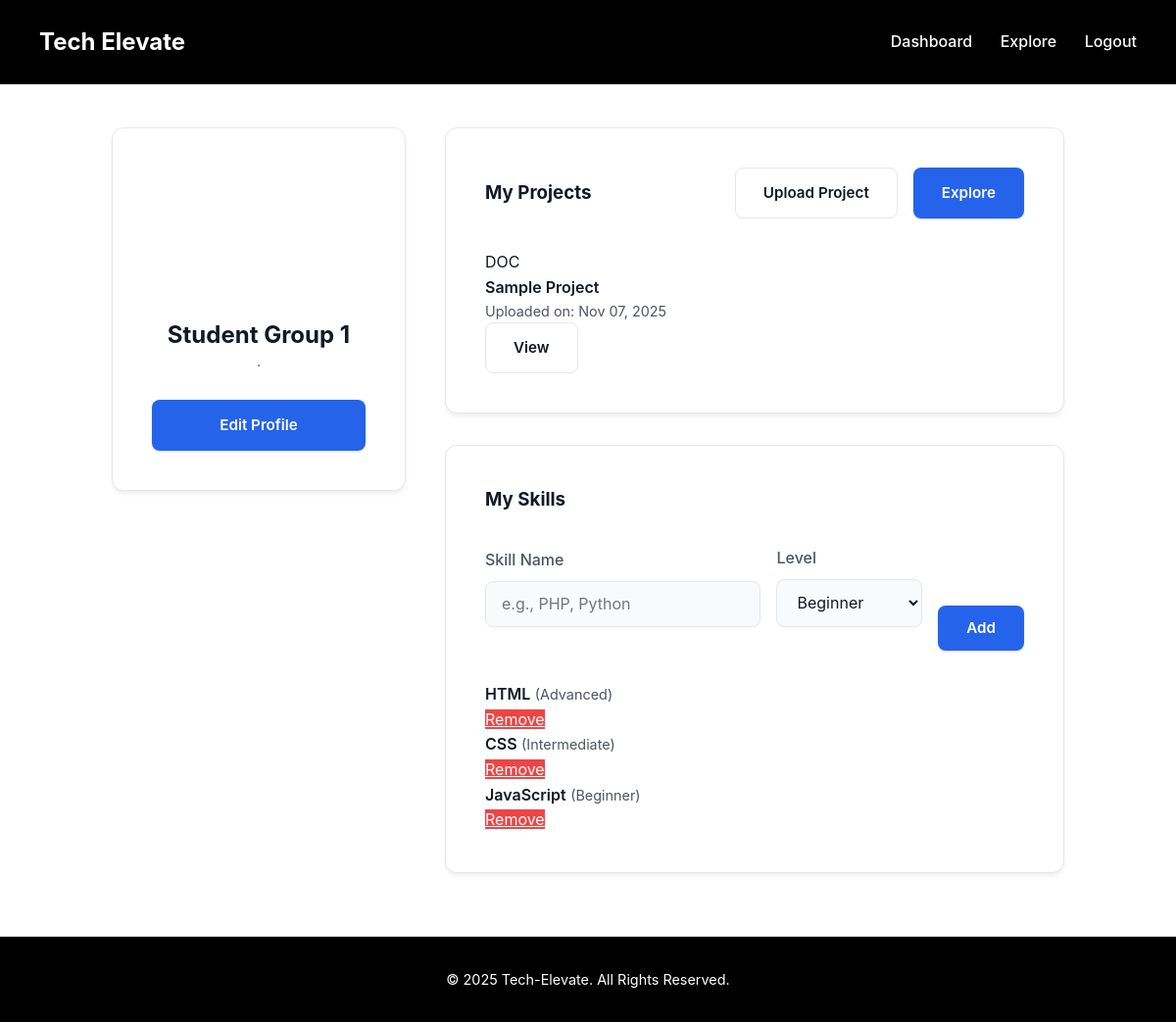
The app's page /dashboard.php (signed in) with its own data.
### tables this page shows
CREATE TABLE users (
  id INT AUTO_INCREMENT PRIMARY KEY,
  name VARCHAR(150) NOT NULL,
  email VARCHAR(150) NOT NULL UNIQUE,
  password VARCHAR(255) NOT NULL,
  role ENUM('admin','student') DEFAULT 'student',
  photo VARCHAR(255) DEFAULT NULL,
  course VARCHAR(150) DEFAULT NULL,
  year_level VARCHAR(100) DEFAULT NULL,
  about TEXT DEFAULT NULL,
  status ENUM('active','inactive') DEFAULT 'active',
  reset_token VARCHAR(255) DEFAULT NULL,
  reset_expires DATETIME DEFAULT NULL,
  created_at TIMESTAMP DEFAULT CURRENT_TIMESTAMP,
  updated_at TIMESTAMP DEFAULT CURRENT_TIMESTAMP ON UPDATE CURRENT_TIMESTAMP
);

CREATE TABLE projects (
  id INT AUTO_INCREMENT PRIMARY KEY,
  user_id INT NOT NULL,
  project_title VARCHAR(255) NOT NULL,
  project_description TEXT,
  filename VARCHAR(255) DEFAULT NULL,
  uploaded_at TIMESTAMP DEFAULT CURRENT_TIMESTAMP,
  FOREIGN KEY (user_id) REFERENCES users(id) ON DELETE CASCADE
);

CREATE TABLE skills (
  id INT AUTO_INCREMENT PRIMARY KEY,
  user_id INT NOT NULL,
  skill_name VARCHAR(100) NOT NULL,
  skill_level ENUM('Beginner','Intermediate','Advanced') DEFAULT 'Beginner',
  created_at TIMESTAMP DEFAULT CURRENT_TIMESTAMP,
  FOREIGN KEY (user_id) REFERENCES users(id) ON DELETE CASCADE
);

### dashboard.php (the view, shortened to what this page needs)
<?php
require 'db_connect.php';
$uid = (int)$_SESSION['user_id'];
$user = $conn->query("SELECT id,name,email,photo,course,year_level,about FROM users WHERE id=$uid")->fetch_assoc();
$projects = $conn->query("SELECT * FROM projects WHERE user_id=$uid ORDER BY uploaded_at DESC");
$skills = $conn->query("SELECT * FROM skills WHERE user_id=$uid ORDER BY created_at DESC");
include 'includes/header.php';
?>
 <div class="page-body dashboard-grid">
    <aside>
        <div class="card text-center">
            <div class="profile-photo" style="margin-bottom: 1.5rem;">
                <?php if ($user['photo'] && file_exists('uploads/profile_photos/' . $user['photo'])) : ?>
                    <img src="uploads/profile_photos/<?php echo htmlspecialchars($user['photo']); ?>" alt="Profile photo" style="width: 120px; height: 120px; border-radius: 50%; border: 4px solid var(--primary-color); object-fit: cover;">
                <?php else : ?>
                    <img src="assets/img/default.png" alt="Default Profile Photo" style="width: 120px; height: 120px; border-radius: 50%;">
                <?php endif; ?>
            </div>
            <h2 style="font-weight: 700;"><?php echo htmlspecialchars($user['name']); ?></h2>
            <p class="muted"><?php echo htmlspecialchars($user['course'] . ' · ' . $user['year_level']); ?></p>
            <a class="btn w-100" href="edit_profile.php">Edit Profile</a>
        </div>
    </aside>
    <main>
        <div class="card">
            <div style="display: flex; justify-content: space-between; align-items: center; margin-bottom: 2rem;">
                <h3 style="font-weight: 700;">My Projects</h3>
                <div style="display: flex; gap: 1rem;">
                    <a class="btn-outline" href="upload_project.php">Upload Project</a>
                    <a class="btn" href="explore.php">Explore</a>
                </div>
            </div>
            <?php if ($projects->num_rows === 0) : ?>
                <div class="text-center muted" style="padding: 3rem 0;">
                    <p>You haven't uploaded any projects yet.</p>
                    <p>Click 'Upload Project' to get started.</p>
                </div>
            <?php else : ?>
                <div class="projects-list">
                    <?php while ($p = $projects->fetch_assoc()) : ?>
                        <div class="proj-item">
                            <div class="file-icon">
                                <?php if ($p['filename'] && preg_match('/\.(jpg|jpeg|png|gif)$/i', $p['filename'])) : ?>
                                    <img src="uploads/<?php echo htmlspecialchars($p['filename']); ?>" alt="Project thumbnail">
                                <?php else : ?>
                                    <span>DOC</span>
                                <?php endif; ?>
                            </div>
                            <div style="flex-grow: 1;">
                                <strong style="font-weight: 600;"><?php echo htmlspecialchars($p['project_title']); ?></strong>
                                <p class="muted" style="font-size: 0.9rem;">Uploaded on: <?php echo date('M d, Y', strtotime($p['uploaded_at'])); ?></p>
                            </div>
                            <a href="project_view.php?id=<?php echo $p['id']; ?>" class="btn-outline">View</a>
                        </div>
                    <?php endwhile; ?>
                </div>
            <?php endif; ?>
        </div>
        <div class="card mt-2">
            <h3 style="font-weight: 700; margin-bottom: 2rem;">My Skills</h3>
            <form method="POST" action="add_skill.php" style="display: flex; gap: 1rem; margin-bottom: 2rem; align-items: flex-end;">
                <div style="flex-grow: 1;" class="form-group">
                    <label for="skill_name">Skill Name</label>
                    <input type="text" id="skill_name" name="skill_name" placeholder="e.g., PHP, Python" required>
                </div>
                <div class="form-group">
                    <label for="skill_level">Level</label>
                    <select id="skill_level" name="skill_level">
                        <option value="Beginner">Beginner</option>
                    </select>
                </div>
                <button class="btn" type="submit">Add</button>
            </form>
            <div class="skills-list">
                <?php if ($skills->num_rows > 0) : ?>
                    <?php while ($s = $skills->fetch_assoc()) : ?>
                        <div class="skill-item" style="justify-content: space-between;">
                            <div>
                                <span style="font-weight: 600;"><?php echo htmlspecialchars($s['skill_name']); ?></span>
                                <span class="muted">(<?php echo htmlspecialchars($s['skill_level']); ?>)</span>
                            </div>
                            <a href="skills_delete.php?id=<?php echo $s['id']; ?>" class="btn-danger">Remove</a>
                        </div>
                    <?php endwhile; ?>
                <?php else : ?>
                    <div class="text-center muted" style="padding: 2rem 0;">
                        <p>No skills added yet. Use the form above to add your skills.</p>
                    </div>
                <?php endif; ?>
            </div>
        </div>
    </main>
</div>
<?php include 'includes/footer.php'; ?>

### includes/header.php (shortened to what this page needs)
<!DOCTYPE html>
<html lang="en">
<head>
    <link rel="stylesheet" href="/Tech-Elevate-neon/assets/css/style.css?v=<?php echo time(); ?>">
    <link rel="stylesheet" href="//cdn.datatables.net/2.0.8/css/dataTables.dataTables.min.css">
    <link rel="stylesheet" href="https://cdn.datatables.net/buttons/3.0.2/css/buttons.dataTables.min.css">
</head>
<body>
<header class="site-header">
    <div class="logo-wrap">
        <a href="/Tech-Elevate-neon/index.php" class="logo-link" aria-label="Tech Elevate Home">
            Tech Elevate
        </a>
    </div>
    <nav class="top-nav">
        <?php if (isset($_SESSION['user_id'])) : ?>
            <a href="/Tech-Elevate-neon/dashboard.php">Dashboard</a>
            <a href="/Tech-Elevate-neon/explore.php">Explore</a>
            <a href="/Tech-Elevate-neon/logout.php">Logout</a>
        <?php else : ?>
            <a href="/Tech-Elevate-neon/index.php">Home</a>
            <a href="/Tech-Elevate-neon/login.php">Login</a>
            <a href="/Tech-Elevate-neon/register.php">Register</a>
        <?php endif; ?>
    </nav>
</header>
<div class="main-wrapper">
    <main class="page-body">

### includes/footer.php (shortened to what this page needs)
</main>
</div>
<footer class="site-footer">
    <p>&copy; <?php echo date('Y'); ?> Tech-Elevate. All Rights Reserved.</p>
</footer>
</body>
</html>

### assets/css/style.css (style rules this page uses)
:root { --bg-color: #ffffff; --primary-color: #2563EB; --secondary-color: #4B5563; --text-color: #111827; --card-bg: #ffffff; --border-color: #E5E7EB; --shadow: 0 4px 6px -1px rgba(0, 0, 0, 0.05), 0 2px 4px -1px rgba(0, 0, 0, 0.04); --shadow-lg: 0 10px 15px -3px rgba(0, 0, 0, 0.07), 0 4px 6px -2px rgba(0, 0, 0, 0.05); --font-family: 'Inter', -apple-system, BlinkMacSystemFont, 'Segoe UI', Roboto, sans-serif; }
* { margin: 0; padding: 0; box-sizing: border-box; font-family: var(--font-family); }
body { background-color: var(--bg-color); color: var(--text-color); line-height: 1.6; min-height: 100vh; display: flex; flex-direction: column; }
.main-wrapper { flex-grow: 1; }
.site-header { display: flex; justify-content: space-between; align-items: center; padding: 1.5rem 2.5rem; position: fixed; top: 0; left: 0; right: 0; z-index: 1000; background-color: #000000; transition: background-color 0.3s ease, box-shadow 0.3s ease, padding 0.3s ease; }
.logo-link { font-size: 1.5rem; font-weight: 700; color: #ffffff; text-decoration: none; }
.top-nav a { color: #ffffff; text-decoration: none; margin-left: 1.5rem; padding: 0.5rem 0; font-weight: 500; position: relative; transition: color 0.2s ease; }
.top-nav a::after { content: ''; position: absolute; bottom: -2px; left: 0; width: 0; height: 2px; background-color: var(--primary-color); transition: width 0.3s ease; }
.container, .page-body { width: 90%; max-width: 1200px; margin: 0 auto; padding-top: 90px; padding-bottom: 2rem; }
.dashboard-grid { display: grid; grid-template-columns: 300px 1fr; gap: 2.5rem; padding-top: 40px; }
.card, .center-card, .form-card { background-color: var(--card-bg); box-shadow: var(--shadow); border-radius: 0.75rem; padding: 2.5rem; border: 1px solid var(--border-color); }
.btn, .btn-outline, .btn-small { border: 1px solid transparent; cursor: pointer; border-radius: 0.5rem; text-decoration: none; display: inline-block; font-size: 0.95rem; font-weight: 600; padding: 0.8rem 1.75rem; transition: all 0.2s ease; }
.btn { background-color: var(--primary-color); color: #fff; box-shadow: 0 1px 3px 0 rgba(0,0,0,0.1), 0 1px 2px 0 rgba(0,0,0,0.06); }
.btn-outline { background-color: transparent; border-color: var(--border-color); color: var(--text-color); }
.btn-danger { background-color: #EF4444; color: white; }
.form-group { margin-bottom: 1.5rem; }
.form-group label { display: block; margin-bottom: 0.5rem; font-weight: 500; color: var(--secondary-color); }
input, textarea, select { width: 100%; padding: 0.8rem 1rem; border-radius: 0.5rem; border: 1px solid var(--border-color); background-color: #F9FAFB; color: var(--text-color); font-size: 1rem; transition: border-color 0.2s ease, box-shadow 0.2s ease; }
.site-footer { text-align: center; padding: 2rem; color: #ffffff; font-size: 0.9rem; margin-top: auto; background-color: #000000; border-top: 1px solid var(--border-color); }
.text-center { text-align: center; }
.w-100 { width: 100%; }
.mt-2 { margin-top: 2rem; }
.muted { color: var(--secondary-color); font-size: 0.9rem; }

### records on screen
users: name "Student Group 1", course+year_level "·"
projects: shows "DOC", project_title "Sample Project", uploaded_at "Nov 07, 2025"
skills: skill_name "HTML", skill_level "Advanced"
skills: skill_name "CSS", skill_level "Intermediate"
skills: skill_name "JavaScript", skill_level "Beginner"
